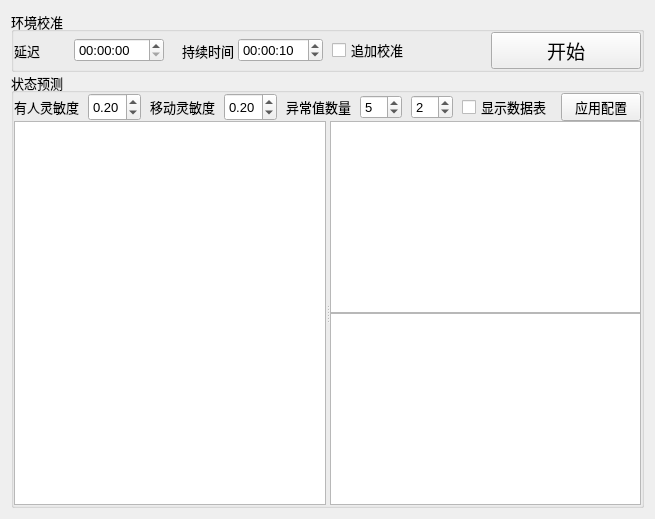
          <widget class="QWidget" name="layoutWidget">
           <layout class="QVBoxLayout" name="verticalLayout_2" stretch="1,32">
            <property name="spacing">
             <number>0</number>
            </property>
            <item>
             <widget class="QGroupBox" name="groupBox_15">
              <property name="font">
               <font>
                <pointsize>10</pointsize>
                <weight>50</weight>
                <bold>false</bold>
                <stylestrategy>PreferAntialias</stylestrategy>
               </font>
              </property>
              <property name="title">
               <string>环境校准</string>
              </property>
              <layout class="QVBoxLayout" name="verticalLayout_25">
               <property name="spacing">
                <number>0</number>
               </property>
               <property name="leftMargin">
                <number>0</number>
               </property>
               <property name="topMargin">
                <number>0</number>
               </property>
               <property name="rightMargin">
                <number>0</number>
               </property>
               <property name="bottomMargin">
                <number>0</number>
               </property>
               <item>
                <layout class="QHBoxLayout" name="horizontalLayout_2" stretch="1,1,1,1">
                 <property name="spacing">
                  <number>9</number>
                 </property>
                 <item>
                  <widget class="QWidget" name="widget_25" native="true">
                   <property name="sizePolicy">
                    <sizepolicy hsizetype="Ignored" vsizetype="Preferred">
                     <horstretch>0</horstretch>
                     <verstretch>0</verstretch>
                    </sizepolicy>
                   </property>
                   <layout class="QHBoxLayout" name="horizontalLayout_27" stretch="0,2,3">
                    <property name="spacing">
                     <number>0</number>
                    </property>
                    <property name="leftMargin">
                     <number>0</number>
                    </property>
                    <property name="topMargin">
                     <number>0</number>
                    </property>
                    <property name="rightMargin">
                     <number>0</number>
                    </property>
                    <property name="bottomMargin">
                     <number>0</number>
                    </property>
                    <item>
                     <widget class="QWidget" name="widget_39" native="true">
                      <layout class="QHBoxLayout" name="horizontalLayout_38">
                       <property name="spacing">
                        <number>0</number>
                       </property>
                       <property name="leftMargin">
                        <number>0</number>
                       </property>
                       <property name="topMargin">
                        <number>0</number>
                       </property>
                       <property name="rightMargin">
                        <number>0</number>
                       </property>
                       <property name="bottomMargin">
                        <number>0</number>
                       </property>
                      </layout>
                     </widget>
                    </item>
                    <item>
                     <widget class="QLabel" name="label_delay_5">
                      <property name="sizePolicy">
                       <sizepolicy hsizetype="Preferred" vsizetype="Preferred">
                        <horstretch>0</horstretch>
                        <verstretch>0</verstretch>
                       </sizepolicy>
                      </property>
                      <property name="text">
                       <string>延迟</string>
                      </property>
                     </widget>
                    </item>
                    <item>
                     <widget class="QTimeEdit" name="timeEdit_train_delay">
                      <property name="maximumDateTime">
                       <datetime>
                        <hour>23</hour>
                        <minute>59</minute>
                        <second>59</second>
                        <year>2000</year>
                        <month>1</month>
                        <day>1</day>
                       </datetime>
                      </property>
                      <property name="currentSection">
                       <enum>QDateTimeEdit::MinuteSection</enum>
                      </property>
                      <property name="displayFormat">
                       <string>HH:mm:ss</string>
                      </property>
                      <property name="currentSectionIndex">
                       <number>1</number>
                      </property>
                      <property name="time">
                       <time>
                        <hour>0</hour>
                        <minute>0</minute>
                        <second>0</second>
                       </time>
                      </property>
                     </widget>
                    </item>
                   </layout>
                  </widget>
                 </item>
                 <item>
                  <widget class="QWidget" name="widget_26" native="true">
                   <layout class="QHBoxLayout" name="horizontalLayout_28" stretch="2,3">
                    <property name="spacing">
                     <number>0</number>
                    </property>
                    <property name="leftMargin">
                     <number>9</number>
                    </property>
                    <property name="topMargin">
                     <number>0</number>
                    </property>
                    <property name="rightMargin">
                     <number>0</number>
                    </property>
                    <property name="bottomMargin">
                     <number>0</number>
                    </property>
                    <item>
                     <widget class="QLabel" name="label_delay_6">
                      <property name="text">
                       <string>持续时间</string>
                      </property>
                     </widget>
                    </item>
                    <item>
                     <widget class="QTimeEdit" name="timeEdit_train_duration">
                      <property name="maximumDateTime">
                       <datetime>
                        <hour>23</hour>
                        <minute>59</minute>
                        <second>59</second>
                        <year>2000</year>
                        <month>1</month>
                        <day>1</day>
                       </datetime>
                      </property>
                      <property name="currentSection">
                       <enum>QDateTimeEdit::SecondSection</enum>
                      </property>
                      <property name="displayFormat">
                       <string>HH:mm:ss</string>
                      </property>
                      <property name="currentSectionIndex">
                       <number>2</number>
                      </property>
                      <property name="time">
                       <time>
                        <hour>0</hour>
                        <minute>0</minute>
                        <second>10</second>
                       </time>
                      </property>
                     </widget>
                    </item>
                   </layout>
                  </widget>
                 </item>
                 <item>
                  <widget class="QCheckBox" name="checkBox_train_add">
                   <property name="enabled">
                    <bool>true</bool>
                   </property>
                   <property name="sizePolicy">
                    <sizepolicy hsizetype="Minimum" vsizetype="Fixed">
                     <horstretch>0</horstretch>
                     <verstretch>0</verstretch>
                    </sizepolicy>
                   </property>
                   <property name="text">
                    <string>追加校准</string>
                   </property>
                  </widget>
                 </item>
                 <item>
                  <widget class="QPushButton" name="pushButton_train_start">
                   <property name="font">
                    <font>
                     <pointsize>14</pointsize>
                     <weight>50</weight>
                     <bold>false</bold>
                     <stylestrategy>PreferAntialias</stylestrategy>
                    </font>
                   </property>
                   <property name="text">
                    <string>开始</string>
                   </property>
                   <property name="iconSize">
                    <size>
                     <width>8</width>
                     <height>8</height>
                    </size>
                   </property>
                   <property name="autoDefault">
                    <bool>false</bool>
                   </property>
                   <property name="default">
                    <bool>false</bool>
                   </property>
                  </widget>
                 </item>
                </layout>
               </item>
              </layout>
             </widget>
            </item>
            <item>
             <widget class="QGroupBox" name="groupBox_14">
              <property name="font">
               <font>
                <pointsize>10</pointsize>
                <weight>50</weight>
                <bold>false</bold>
                <stylestrategy>PreferAntialias</stylestrategy>
               </font>
              </property>
              <property name="title">
               <string>状态预测</string>
              </property>
              <layout class="QVBoxLayout" name="verticalLayout_5" stretch="1,64">
               <property name="spacing">
                <number>0</number>
               </property>
               <property name="leftMargin">
                <number>0</number>
               </property>
               <property name="topMargin">
                <number>0</number>
               </property>
               <property name="rightMargin">
                <number>0</number>
               </property>
               <property name="bottomMargin">
                <number>0</number>
               </property>
               <item>
                <layout class="QHBoxLayout" name="horizontalLayout_10">
                 <item>
                  <widget class="QWidget" name="widget_31" native="true">
                   <layout class="QHBoxLayout" name="horizontalLayout_45" stretch="3,2,3,2,2,1,1,2,3">
                    <property name="spacing">
                     <number>9</number>
                    </property>
                    <property name="leftMargin">
                     <number>0</number>
                    </property>
                    <property name="topMargin">
                     <number>0</number>
                    </property>
                    <property name="rightMargin">
                     <number>0</number>
                    </property>
                    <property name="bottomMargin">
                     <number>0</number>
                    </property>
                    <item>
                     <widget class="QLabel" name="label_number_3">
                      <property name="text">
                       <string>有人灵敏度</string>
                      </property>
                     </widget>
                    </item>
                    <item>
                     <widget class="QDoubleSpinBox" name="doubleSpinBox_predict_someone_sensitivity">
                      <property name="sizePolicy">
                       <sizepolicy hsizetype="Minimum" vsizetype="Minimum">
                        <horstretch>0</horstretch>
                        <verstretch>0</verstretch>
                       </sizepolicy>
                      </property>
                      <property name="decimals">
                       <number>2</number>
                      </property>
                      <property name="minimum">
                       <double>0.010000000000000</double>
                      </property>
                      <property name="maximum">
                       <double>1.000000000000000</double>
                      </property>
                      <property name="singleStep">
                       <double>0.010000000000000</double>
                      </property>
                      <property name="value">
                       <double>0.200000000000000</double>
                      </property>
                     </widget>
                    </item>
                    <item>
                     <widget class="QLabel" name="label_number_5">
                      <property name="text">
                       <string>移动灵敏度</string>
                      </property>
                     </widget>
                    </item>
                    <item>
                     <widget class="QDoubleSpinBox" name="doubleSpinBox_predict_move_sensitivity">
                      <property name="sizePolicy">
                       <sizepolicy hsizetype="Minimum" vsizetype="Minimum">
                        <horstretch>0</horstretch>
                        <verstretch>0</verstretch>
                       </sizepolicy>
                      </property>
                      <property name="decimals">
                       <number>2</number>
                      </property>
                      <property name="minimum">
                       <double>0.010000000000000</double>
                      </property>
                      <property name="maximum">
                       <double>1.000000000000000</double>
                      </property>
                      <property name="singleStep">
                       <double>0.010000000000000</double>
                      </property>
                      <property name="value">
                       <double>0.200000000000000</double>
                      </property>
                     </widget>
                    </item>
                    <item>
                     <widget class="QLabel" name="label_duration_7">
                      <property name="text">
                       <string>异常值数量</string>
                      </property>
                     </widget>
                    </item>
                    <item>
                     <widget class="QSpinBox" name="spinBox_predict_buffer_size">
                      <property name="minimum">
                       <number>1</number>
                      </property>
                      <property name="value">
                       <number>5</number>
                      </property>
                      <property name="displayIntegerBase">
                       <number>10</number>
                      </property>
                     </widget>
                    </item>
                    <item>
                     <widget class="QSpinBox" name="spinBox_predict_outliers_number">
                      <property name="minimum">
                       <number>1</number>
                      </property>
                      <property name="maximum">
                       <number>99</number>
                      </property>
                      <property name="singleStep">
                       <number>1</number>
                      </property>
                      <property name="value">
                       <number>2</number>
                      </property>
                      <property name="displayIntegerBase">
                       <number>10</number>
                      </property>
                     </widget>
                    </item>
                    <item>
                     <widget class="QCheckBox" name="checkBox_display_eigenvalues_table">
                      <property name="text">
                       <string>显示数据表</string>
                      </property>
                     </widget>
                    </item>
                    <item>
                     <widget class="QPushButton" name="pushButton_predict_config">
                      <property name="text">
                       <string>应用配置</string>
                      </property>
                     </widget>
                    </item>
                   </layout>
                  </widget>
                 </item>
                </layout>
               </item>
               <item>
                <widget class="QSplitter" name="splitter_eigenvalues">
                 <property name="orientation">
                  <enum>Qt::Horizontal</enum>
                 </property>
                 <widget class="PlotWidget" name="graphicsView_eigenvalues">
                  <property name="sizePolicy">
                   <sizepolicy hsizetype="Preferred" vsizetype="Preferred">
                    <horstretch>0</horstretch>
                    <verstretch>0</verstretch>
                   </sizepolicy>
                  </property>
                 </widget>
                 <widget class="QWidget" name="tableView_eigenvalues" native="true">
                  <layout class="QVBoxLayout" name="tableView_eigenvalues_QVBoxLayout">
                   <property name="spacing">
                    <number>0</number>
                   </property>
                   <property name="leftMargin">
                    <number>0</number>
                   </property>
                   <property name="topMargin">
                    <number>0</number>
                   </property>
                   <property name="rightMargin">
                    <number>0</number>
                   </property>
                   <property name="bottomMargin">
                    <number>0</number>
                   </property>
                   <item>
                    <widget class="QTableView" name="tableView_radar_data_room">
                     <property name="font">
                      <font>
                       <pointsize>8</pointsize>
                       <weight>50</weight>
                       <bold>false</bold>
                       <stylestrategy>PreferAntialias</stylestrategy>
                      </font>
                     </property>
                     <property name="autoScrollMargin">
                      <number>10</number>
                     </property>
                     <property name="sortingEnabled">
                      <bool>false</bool>
                     </property>
                     <attribute name="horizontalHeaderMinimumSectionSize">
                      <number>12</number>
                     </attribute>
                     <attribute name="verticalHeaderMinimumSectionSize">
                      <number>10</number>
                     </attribute>
                     <attribute name="verticalHeaderDefaultSectionSize">
                      <number>20</number>
                     </attribute>
                     <attribute name="verticalHeaderStretchLastSection">
                      <bool>true</bool>
                     </attribute>
                    </widget>
                   </item>
                   <item>
                    <widget class="QTableView" name="tableView_radar_data_human">
                     <property name="font">
                      <font>
                       <pointsize>8</pointsize>
                       <weight>50</weight>
                       <bold>false</bold>
                       <stylestrategy>PreferAntialias</stylestrategy>
                      </font>
                     </property>
                     <property name="autoScrollMargin">
                      <number>10</number>
                     </property>
                     <property name="sortingEnabled">
                      <bool>false</bool>
                     </property>
                     <attribute name="horizontalHeaderMinimumSectionSize">
                      <number>12</number>
                     </attribute>
                     <attribute name="verticalHeaderMinimumSectionSize">
                      <number>10</number>
                     </attribute>
                     <attribute name="verticalHeaderDefaultSectionSize">
                      <number>20</number>
                     </attribute>
                     <attribute name="verticalHeaderStretchLastSection">
                      <bool>true</bool>
                     </attribute>
                    </widget>
                   </item>
                  </layout>
                 </widget>
                </widget>
               </item>
              </layout>
             </widget>
            </item>
           </layout>
          </widget>
